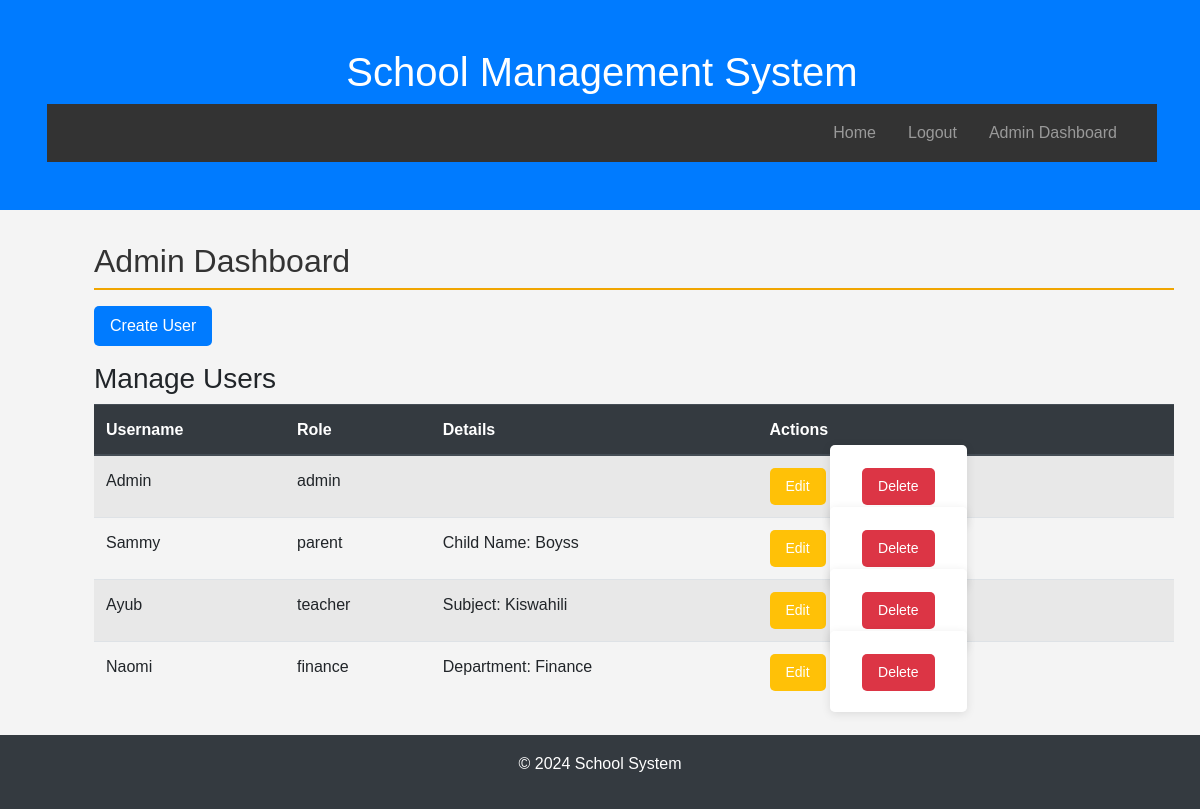
Before: /admin_dashboard (signed in) with the older database file.
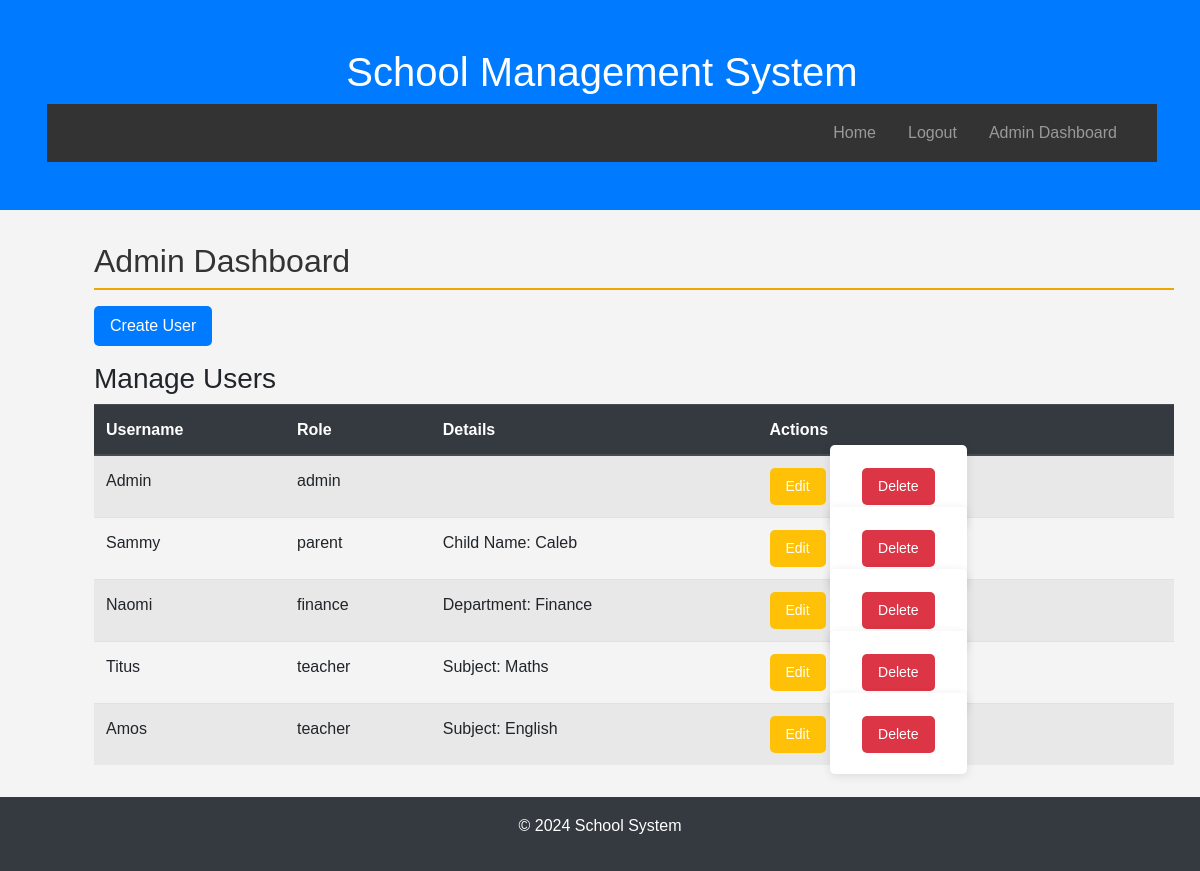
After: the same page with the newer database file.
### models.py (models this page shows, shortened)
class User(UserMixin, db.Model):
    __tablename__ = 'users'
    id = db.Column(db.Integer, primary_key=True)
    username = db.Column(db.String(150), unique=True, nullable=False)
    password_hash = db.Column(db.String(256), nullable=False)
    role = db.Column(db.String(50), nullable=False)  # Roles: 'admin', 'teacher', 'parent', 'finance'
    name = db.Column(db.String(150), nullable=False, server_default='Default Name')

class Parent(db.Model):
    __tablename__ = 'parents'
    id = db.Column(db.Integer, primary_key=True)
    name = db.Column(db.String(150), nullable=False)
    child_name = db.Column(db.String(150), nullable=False)
    user_id = db.Column(db.Integer, db.ForeignKey('users.id'), nullable=False)
    user = db.relationship('User', backref=db.backref('parent', uselist=False))

class Teacher(db.Model):
    __tablename__ = 'teachers'
    id = db.Column(db.Integer, primary_key=True)
    name = db.Column(db.String(150), nullable=False)
    subject = db.Column(db.String(100), nullable=False)
    user_id = db.Column(db.Integer, db.ForeignKey('users.id'), nullable=False)
    user = db.relationship('User', backref=db.backref('teacher', uselist=False))

class Finance(db.Model):
    __tablename__ = 'finance'
    id = db.Column(db.Integer, primary_key=True)
    name = db.Column(db.String(150), nullable=False)
    department = db.Column(db.String(100), nullable=False)
    user_id = db.Column(db.Integer, db.ForeignKey('users.id'), nullable=False)
    user = db.relationship('User', backref=db.backref('finance', uselist=False))

### app.py (the view)
@app.route('/admin_dashboard')
@login_required
def admin_dashboard():
    if current_user.role != 'admin':
        flash('You are not authorized to view this page.')
        return redirect(url_for('home'))
    users = User.query.options(
        db.joinedload(User.teacher),  # Load teacher info if role is teacher
        db.joinedload(User.parent),   # Load parent info if role is parent
        db.joinedload(User.finance)   # Load finance info if role is finance
    ).all()  # Get all users for management
    return render_template('admin_dashboard.html', users=users)

### app.py (called while the page is built)
@login_manager.user_loader
def load_user(user_id):
    return User.query.get(int(user_id))

### templates/admin_dashboard.html
{% extends 'base.html' %}
{% block content %}
<div class="container">
    <h2 class="mt-4">Admin Dashboard</h2>
    <div class="mb-3">
        <a href="{{ url_for('create_user') }}" class="btn btn-primary">Create User</a>
    </div>
    <h3>Manage Users</h3>
    <table class="table table-striped">
        <thead class="thead-dark">
            <tr>
                <th>Username</th>
                <th>Role</th>
                <th>Details</th>
                <th>Actions</th>
            </tr>
        </thead>
        <tbody>
            {% for user in users %}
            <tr>
                <td>{{ user.username }}</td>
                <td>{{ user.role }}</td>
                <td>
                    {% if user.role == 'teacher' %}
                        Subject: {{ user.teacher.subject }}
                    {% elif user.role == 'parent' %}
                        Child Name: {{ user.parent.child_name }}
                    {% elif user.role == 'finance' %}
                        Department: {{ user.finance.department }}
                    {% endif %}
                </td>
                <td>
                    <a href="{{ url_for('edit_user', user_id=user.id) }}" class="btn btn-warning btn-sm">Edit</a>
                    <form action="{{ url_for('delete_user', user_id=user.id) }}" method="POST" style="display:inline;">
                        <button type="submit" class="btn btn-danger btn-sm" onclick="return confirm('Are you sure you want to delete this user?');">Delete</button>
                    </form>
                </td>
            </tr>
            {% endfor %}
        </tbody>
    </table>
</div>
{% endblock %}

### templates/base.html (shortened to what this page needs)
<!DOCTYPE html>
<html lang="en">
<head>
    <link rel="stylesheet" href="https://stackpath.bootstrapcdn.com/bootstrap/4.5.2/css/bootstrap.min.css">
    <link rel="stylesheet" href="{{ url_for('static', filename='css/styles.css') }}">
</head>
<body>
    <header class="bg-primary text-white py-3">
        <div class="container">
            <h1 class="text-center">School Management System</h1>
            <nav class="navbar navbar-expand-lg navbar-dark">
                <div class="collapse navbar-collapse" id="navbarNav">
                    <ul class="navbar-nav ml-auto">
                        <li class="nav-item"><a class="nav-link" href="{{ url_for('home') }}">Home</a></li>
                        {% if current_user.is_authenticated %}
                            <li class="nav-item"><a class="nav-link" href="{{ url_for('logout') }}">Logout</a></li>
                            {% if current_user.role == 'admin' %}
                                <li class="nav-item"><a class="nav-link" href="{{ url_for('admin_dashboard') }}">Admin Dashboard</a></li>
                            {% elif current_user.role == 'teacher' %}
                                <li class="nav-item"><a class="nav-link" href="{{ url_for('teacher_dashboard') }}">Teacher Dashboard</a></li>
                            {% elif current_user.role == 'parent' %}
                                <li class="nav-item"><a class="nav-link" href="{{ url_for('parent_dashboard') }}">Parent Dashboard</a></li>
                            {% elif current_user.role == 'finance' %}
                                <li class="nav-item"><a class="nav-link" href="{{ url_for('finance_dashboard') }}">Finance Dashboard</a></li>
                            {% endif %}
                        {% else %}
                            <li class="nav-item"><a class="nav-link" href="{{ url_for('login') }}">Login</a></li>
                        {% endif %}
                    </ul>
                </div>
            </nav>
        </div>
    </header>
    <main class="container mt-4">
        {% block content %}{% endblock %}
    </main>
    <footer class="bg-dark text-white text-center py-3 mt-4">
        <p>&copy; 2024 School System</p>
    </footer>
</body>
</html>

### static/css/styles.css (style rules this page uses)
body { font-family: Arial, sans-serif; background-color: #f4f4f4; margin: 0; padding: 0; line-height: 1.6; }
nav { background-color: #333; color: #fff; padding: 1rem; }
nav ul { list-style: none; padding: 0; }
nav ul li { display: inline; margin-right: 1rem; }
nav ul li a { color: #fff; text-decoration: none; transition: color 0.3s ease; }
.container { margin: 2rem; }
h2 { color: #333; margin-bottom: 1rem; border-bottom: 2px solid #f0a500; padding-bottom: 0.5rem; }
form { background-color: #fff; padding: 2rem; border-radius: 5px; box-shadow: 0 2px 10px rgba(0, 0, 0, 0.1); margin-bottom: 2rem; }
.btn { padding: 0.5rem 1rem; border: none; border-radius: 5px; cursor: pointer; text-decoration: none; color: #fff; transition: background-color 0.3s ease; }
.btn-primary { background-color: #007bff; }

Changed rows visible on the page:
removed User: username "Ayub", role "teacher", teacher.subject "Kiswahili"
changed User "Sammy": parent.child_name "Boyss" → "Caleb"
added User: username "Titus", role "teacher", teacher.subject "Maths"
added User: username "Amos", role "teacher", teacher.subject "English"
